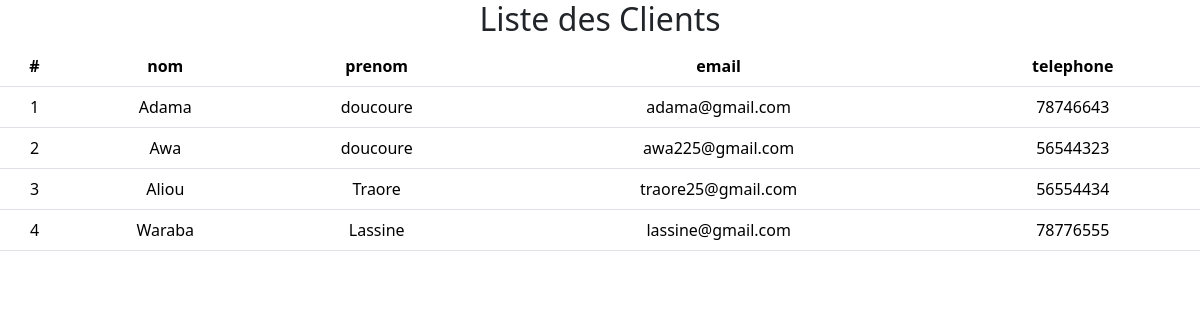
Screenshot of /listClient/ with the database file from the repository.
### locationsVoiture/models.py (models this page shows, shortened)
class Client(models.Model):
    nom = models.CharField(max_length=100)
    prenom = models.CharField(max_length=100)
    email = models.EmailField(unique=True)
    telephone = models.CharField(max_length=20)
    class Meta:
        managed = True
        verbose_name = 'Client'
        verbose_name_plural = 'Clients'

### locationsVoiture/views.py (the view)
# urls.py: path('listClient/', listClient, name='listClient'),
def listClient(request):
    client = Client.objects.all()
    return render(request, "listClient.html", {"client": client})

### locationsVoiture/templates/listClient.html
{% extends "base.html" %}
{% block listClient %}
<div class="text-center">
<h2>Liste des Clients</h2>
<table class="table">
  <thead>
    <tr>
      <th scope="col">#</th>
      <th scope="col">nom</th>
      <th scope="col">prenom</th>
      <th scope="col">email</th>
      <th scope="col">telephone</th>
    </tr>
  </thead>
  <tbody>
    {% for c in client %}
        <tr>
        <td>{{c.id}}</td>
        <td>{{c.nom}}</td>
        <td>{{c.prenom}}</td>
        <td>{{c.email}}</td>
        <td>{{c.telephone}}</td>
        </tr>
    {% endfor %}
    </tbody>
</table>
</div>
{% endblock listClient %}

### rows the page displays
Client: id "1", nom "Adama", prenom "doucoure", email "adama@gmail.com", telephone "78746643"
Client: id "2", nom "Awa", prenom "doucoure", email "awa225@gmail.com", telephone "56544323"
Client: id "3", nom "Aliou", prenom "Traore", email "traore25@gmail.com", telephone "56554434"
Client: id "4", nom "Waraba", prenom "Lassine", email "lassine@gmail.com", telephone "78776555"
